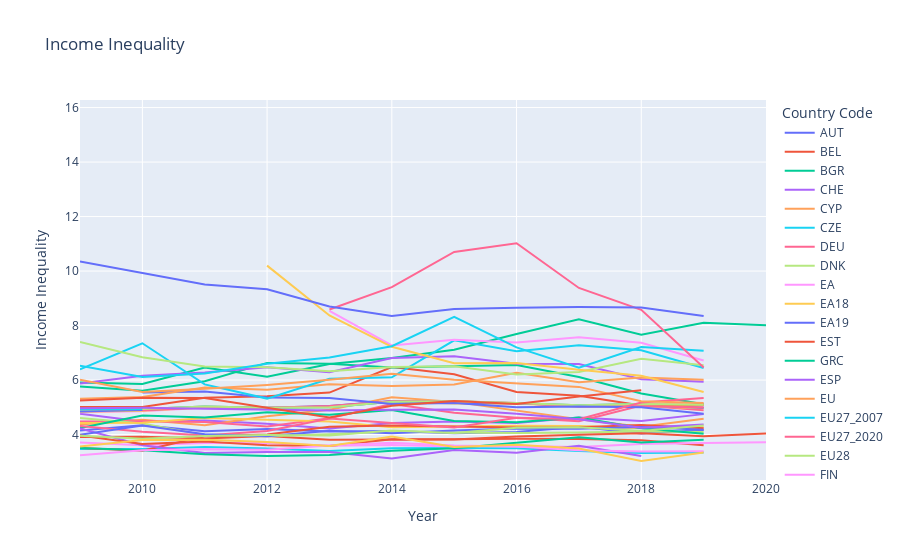

Notebook cell for this chart:
### Code cell
# line graph for incomne inequality of all countries

fig = px.line(df, x="Year", y="Income Inequality", title='Income Inequality', color="Country Code")
fig.show()

### Figure 1 — Plotly figure (JSON) as saved in the notebook; plotly's stock layout.template omitted (floating-point values rounded to 4 significant figures)
{"data": [{"hovertemplate": "Country Code=AUT<br>Year=%{x}<br>Income Inequality=%{y}<extra></extra>", "legendgroup": "AUT", "line": {"color": "#636efa", "dash": "solid"}, "mode": "lines", "name": "AUT", "orientation": "v", "showlegend": true, "type": "scatter", "x": [2009, 2010, 2011, 2012, 2013, 2014, 2015, 2016, 2017, 2018, 2019, 2020], "xaxis": "x", "y": [4.15, 4.34, 4.12, 4.2, 4.11, 4.13, 4.05, 4.09, 4.29, 4.04, 4.17, null], "yaxis": "y"}, {"hovertemplate": "Country Code=BEL<br>Year=%{x}<br>Income Inequality=%{y}<extra></extra>", "legendgroup": "BEL", "line": {"color": "#EF553B", "dash": "solid"}, "mode": "lines", "name": "BEL", "orientation": "v", "showlegend": true, "type": "scatter", "x": [2009, 2010, 2011, 2012, 2013, 2014, 2015, 2016, 2017, 2018, 2019, 2020], "xaxis": "x", "y": [3.91, 3.92, 3.86, 3.95, 3.81, 3.81, 3.83, 3.85, 3.84, 3.79, 3.61, null], "yaxis": "y"}, {"hovertemplate": "Country Code=BGR<br>Year=%{x}<br>Income Inequality=%{y}<extra></extra>", "legendgroup": "BGR", "line": {"color": "#00cc96", "dash": "solid"}, "mode": "lines", "name": "BGR", "orientation": "v", "showlegend": true, "type": "scatter", "x": [2009, 2010, 2011, 2012, 2013, 2014, 2015, 2016, 2017, 2018, 2019, 2020], "xaxis": "x", "y": [5.91, 5.86, 6.46, 6.12, 6.59, 6.81, 7.11, 7.69, 8.23, 7.66, 8.1, 8.01], "yaxis": "y"}, {"hovertemplate": "Country Code=CHE<br>Year=%{x}<br>Income Inequality=%{y}<extra></extra>", "legendgroup": "CHE", "line": {"color": "#ab63fa", "dash": "solid"}, "mode": "lines", "name": "CHE", "orientation": "v", "showlegend": true, "type": "scatter", "x": [2009, 2010, 2011, 2012, 2013, 2014, 2015, 2016, 2017, 2018, 2019, 2020], "xaxis": "x", "y": [4.76, 4.48, 4.52, 4.4, 4.22, 4.42, 4.48, 4.42, 4.63, 4.5, 4.75, null], "yaxis": "y"}, {"hovertemplate": "Country Code=CYP<br>Year=%{x}<br>Income Inequality=%{y}<extra></extra>", "legendgroup": "CYP", "line": {"color": "#FFA15A", "dash": "solid"}, "mode": "lines", "name": "CYP", "orientation": "v", "showlegend": true, "type": "scatter", "x": [2009, 2010, 2011, 2012, 2013, 2014, 2015, 2016, 2017, 2018, 2019, 2020], "xaxis": "x", "y": [4.37, 4.54, 4.34, 4.67, 4.91, 5.37, 5.2, 4.88, 4.56, 4.29, 4.58, null], "yaxis": "y"}, {"hovertemplate": "Country Code=CZE<br>Year=%{x}<br>Income Inequality=%{y}<extra></extra>", "legendgroup": "CZE", "line": {"color": "#19d3f3", "dash": "solid"}, "mode": "lines", "name": "CZE", "orientation": "v", "showlegend": true, "type": "scatter", "x": [2009, 2010, 2011, 2012, 2013, 2014, 2015, 2016, 2017, 2018, 2019, 2020], "xaxis": "x", "y": [3.47, 3.47, 3.54, 3.49, 3.4, 3.5, 3.51, 3.5, 3.4, 3.32, 3.34, null], "yaxis": "y"}, {"hovertemplate": "Country Code=DEU<br>Year=%{x}<br>Income Inequality=%{y}<extra></extra>", "legendgroup": "DEU", "line": {"color": "#FF6692", "dash": "solid"}, "mode": "lines", "name": "DEU", "orientation": "v", "showlegend": true, "type": "scatter", "x": [2009, 2010, 2011, 2012, 2013, 2014, 2015, 2016, 2017, 2018, 2019, 2020], "xaxis": "x", "y": [4.48, 4.49, 4.46, 4.3, 4.6, 5.12, 4.8, 4.62, 4.49, 5.07, 4.89, null], "yaxis": "y"}, {"hovertemplate": "Country Code=DNK<br>Year=%{x}<br>Income Inequality=%{y}<extra></extra>", "legendgroup": "DNK", "line": {"color": "#B6E880", "dash": "solid"}, "mode": "lines", "name": "DNK", "orientation": "v", "showlegend": true, "type": "scatter", "x": [2009, 2010, 2011, 2012, 2013, 2014, 2015, 2016, 2017, 2018, 2019, 2020], "xaxis": "x", "y": [4.61, 4.41, 3.98, 3.94, 4.01, 4.12, 4.08, 4.06, 4.08, 4.11, 4.09, null], "yaxis": "y"}, {"hovertemplate": "Country Code=EA<br>Year=%{x}<br>Income Inequality=%{y}<extra></extra>", "legendgroup": "EA", "line": {"color": "#FF97FF", "dash": "solid"}, "mode": "lines", "name": "EA", "orientation": "v", "showlegend": true, "type": "scatter", "x": [2009, 2010, 2011, 2012, 2013, 2014, 2015, 2016, 2017, 2018, 2019, 2020], "xaxis": "x", "y": [4.82, 4.86, 4.98, 4.97, 5.04, 5.22, 5.16, 5.15, 5.05, 5.07, 4.98, null], "yaxis": "y"}, {"hovertemplate": "Country Code=EA18<br>Year=%{x}<br>Income Inequality=%{y}<extra></extra>", "legendgroup": "EA18", "line": {"color": "#FECB52", "dash": "solid"}, "mode": "lines", "name": "EA18", "orientation": "v", "showlegend": true, "type": "scatter", "x": [2009, 2010, 2011, 2012, 2013, 2014, 2015, 2016, 2017, 2018, 2019, 2020], "xaxis": "x", "y": [4.84, 4.87, 4.99, 4.97, 5.04, 5.22, 5.14, 5.14, 5.03, 5.05, 4.97, null], "yaxis": "y"}, {"hovertemplate": "Country Code=EA19<br>Year=%{x}<br>Income Inequality=%{y}<extra></extra>", "legendgroup": "EA19", "line": {"color": "#636efa", "dash": "solid"}, "mode": "lines", "name": "EA19", "orientation": "v", "showlegend": true, "type": "scatter", "x": [2009, 2010, 2011, 2012, 2013, 2014, 2015, 2016, 2017, 2018, 2019, 2020], "xaxis": "x", "y": [4.85, 4.9, 5, 4.98, 5.05, 5.23, 5.16, 5.15, 5.05, 5.07, 4.98, null], "yaxis": "y"}, {"hovertemplate": "Country Code=EST<br>Year=%{x}<br>Income Inequality=%{y}<extra></extra>", "legendgroup": "EST", "line": {"color": "#EF553B", "dash": "solid"}, "mode": "lines", "name": "EST", "orientation": "v", "showlegend": true, "type": "scatter", "x": [2009, 2010, 2011, 2012, 2013, 2014, 2015, 2016, 2017, 2018, 2019, 2020], "xaxis": "x", "y": [5.01, 5.01, 5.35, 5.41, 5.54, 6.48, 6.21, 5.56, 5.42, 5.07, 5.08, null], "yaxis": "y"}, {"hovertemplate": "Country Code=GRC<br>Year=%{x}<br>Income Inequality=%{y}<extra></extra>", "legendgroup": "GRC", "line": {"color": "#00cc96", "dash": "solid"}, "mode": "lines", "name": "GRC", "orientation": "v", "showlegend": true, "type": "scatter", "x": [2009, 2010, 2011, 2012, 2013, 2014, 2015, 2016, 2017, 2018, 2019, 2020], "xaxis": "x", "y": [5.76, 5.61, 5.96, 6.63, 6.6, 6.46, 6.51, 6.55, 6.11, 5.51, 5.11, null], "yaxis": "y"}, {"hovertemplate": "Country Code=ESP<br>Year=%{x}<br>Income Inequality=%{y}<extra></extra>", "legendgroup": "ESP", "line": {"color": "#ab63fa", "dash": "solid"}, "mode": "lines", "name": "ESP", "orientation": "v", "showlegend": true, "type": "scatter", "x": [2009, 2010, 2011, 2012, 2013, 2014, 2015, 2016, 2017, 2018, 2019, 2020], "xaxis": "x", "y": [5.87, 6.16, 6.28, 6.47, 6.29, 6.81, 6.87, 6.6, 6.59, 6.03, 5.94, null], "yaxis": "y"}, {"hovertemplate": "Country Code=EU<br>Year=%{x}<br>Income Inequality=%{y}<extra></extra>", "legendgroup": "EU", "line": {"color": "#FFA15A", "dash": "solid"}, "mode": "lines", "name": "EU", "orientation": "v", "showlegend": true, "type": "scatter", "x": [2009, 2010, 2011, 2012, 2013, 2014, 2015, 2016, 2017, 2018, 2019, 2020], "xaxis": "x", "y": [4.92, 4.94, 5.03, 4.98, 5, 5.2, 5.22, 5.16, 5.08, 5.12, 5.09, null], "yaxis": "y"}, {"hovertemplate": "Country Code=EU27_2007<br>Year=%{x}<br>Income Inequality=%{y}<extra></extra>", "legendgroup": "EU27_2007", "line": {"color": "#19d3f3", "dash": "solid"}, "mode": "lines", "name": "EU27_2007", "orientation": "v", "showlegend": true, "type": "scatter", "x": [2009, 2010, 2011, 2012, 2013, 2014, 2015, 2016, 2017, 2018, 2019, 2020], "xaxis": "x", "y": [4.92, 4.94, 5.03, 4.98, 5, 5.2, 5.22, 5.16, 5.08, 5.12, null, null], "yaxis": "y"}, {"hovertemplate": "Country Code=EU27_2020<br>Year=%{x}<br>Income Inequality=%{y}<extra></extra>", "legendgroup": "EU27_2020", "line": {"color": "#FF6692", "dash": "solid"}, "mode": "lines", "name": "EU27_2020", "orientation": "v", "showlegend": true, "type": "scatter", "x": [2009, 2010, 2011, 2012, 2013, 2014, 2015, 2016, 2017, 2018, 2019, 2020], "xaxis": "x", "y": [null, 4.89, 4.99, 4.98, 5.05, 5.22, 5.22, 5.16, 5.03, 5.05, 4.99, null], "yaxis": "y"}, {"hovertemplate": "Country Code=EU28<br>Year=%{x}<br>Income Inequality=%{y}<extra></extra>", "legendgroup": "EU28", "line": {"color": "#B6E880", "dash": "solid"}, "mode": "lines", "name": "EU28", "orientation": "v", "showlegend": true, "type": "scatter", "x": [2009, 2010, 2011, 2012, 2013, 2014, 2015, 2016, 2017, 2018, 2019, 2020], "xaxis": "x", "y": [null, 4.94, 5.03, 4.98, 5, 5.2, 5.22, 5.16, 5.08, 5.12, 5.09, null], "yaxis": "y"}, {"hovertemplate": "Country Code=FIN<br>Year=%{x}<br>Income Inequality=%{y}<extra></extra>", "legendgroup": "FIN", "line": {"color": "#FF97FF", "dash": "solid"}, "mode": "lines", "name": "FIN", "orientation": "v", "showlegend": true, "type": "scatter", "x": [2009, 2010, 2011, 2012, 2013, 2014, 2015, 2016, 2017, 2018, 2019, 2020], "xaxis": "x", "y": [3.71, 3.61, 3.69, 3.69, 3.59, 3.62, 3.56, 3.58, 3.54, 3.65, 3.69, 3.72], "yaxis": "y"}, {"hovertemplate": "Country Code=FRA<br>Year=%{x}<br>Income Inequality=%{y}<extra></extra>", "legendgroup": "FRA", "line": {"color": "#FECB52", "dash": "solid"}, "mode": "lines", "name": "FRA", "orientation": "v", "showlegend": true, "type": "scatter", "x": [2009, 2010, 2011, 2012, 2013, 2014, 2015, 2016, 2017, 2018, 2019, 2020], "xaxis": "x", "y": [4.42, 4.43, 4.61, 4.54, 4.48, 4.27, 4.29, 4.32, 4.31, 4.23, 4.27, null], "yaxis": "y"}, {"hovertemplate": "Country Code=HRV<br>Year=%{x}<br>Income Inequality=%{y}<extra></extra>", "legendgroup": "HRV", "line": {"color": "#636efa", "dash": "solid"}, "mode": "lines", "name": "HRV", "orientation": "v", "showlegend": true, "type": "scatter", "x": [2009, 2010, 2011, 2012, 2013, 2014, 2015, 2016, 2017, 2018, 2019, 2020], "xaxis": "x", "y": [null, 5.54, 5.58, 5.36, 5.34, 5.12, 5.16, 5, 5.03, 5, 4.76, null], "yaxis": "y"}, {"hovertemplate": "Country Code=HUN<br>Year=%{x}<br>Income Inequality=%{y}<extra></extra>", "legendgroup": "HUN", "line": {"color": "#EF553B", "dash": "solid"}, "mode": "lines", "name": "HUN", "orientation": "v", "showlegend": true, "type": "scatter", "x": [2009, 2010, 2011, 2012, 2013, 2014, 2015, 2016, 2017, 2018, 2019, 2020], "xaxis": "x", "y": [3.51, 3.41, 3.94, 4, 4.29, 4.33, 4.3, 4.26, 4.27, 4.35, 4.23, null], "yaxis": "y"}, {"hovertemplate": "Country Code=IRL<br>Year=%{x}<br>Income Inequality=%{y}<extra></extra>", "legendgroup": "IRL", "line": {"color": "#00cc96", "dash": "solid"}, "mode": "lines", "name": "IRL", "orientation": "v", "showlegend": true, "type": "scatter", "x": [2009, 2010, 2011, 2012, 2013, 2014, 2015, 2016, 2017, 2018, 2019, 2020], "xaxis": "x", "y": [4.24, 4.7, 4.63, 4.82, 4.73, 4.9, 4.5, 4.45, 4.63, 4.23, 4.03, null], "yaxis": "y"}, {"hovertemplate": "Country Code=ISL<br>Year=%{x}<br>Income Inequality=%{y}<extra></extra>", "legendgroup": "ISL", "line": {"color": "#ab63fa", "dash": "solid"}, "mode": "lines", "name": "ISL", "orientation": "v", "showlegend": true, "type": "scatter", "x": [2009, 2010, 2011, 2012, 2013, 2014, 2015, 2016, 2017, 2018, 2019, 2020], "xaxis": "x", "y": [4.22, 3.61, 3.32, 3.36, 3.36, 3.12, 3.43, 3.33, 3.59, 3.21, null, null], "yaxis": "y"}, {"hovertemplate": "Country Code=ITA<br>Year=%{x}<br>Income Inequality=%{y}<extra></extra>", "legendgroup": "ITA", "line": {"color": "#FFA15A", "dash": "solid"}, "mode": "lines", "name": "ITA", "orientation": "v", "showlegend": true, "type": "scatter", "x": [2009, 2010, 2011, 2012, 2013, 2014, 2015, 2016, 2017, 2018, 2019, 2020], "xaxis": "x", "y": [5.31, 5.38, 5.73, 5.64, 5.85, 5.78, 5.84, 6.27, 5.92, 6.09, 6.01, null], "yaxis": "y"}, {"hovertemplate": "Country Code=LTU<br>Year=%{x}<br>Income Inequality=%{y}<extra></extra>", "legendgroup": "LTU", "line": {"color": "#19d3f3", "dash": "solid"}, "mode": "lines", "name": "LTU", "orientation": "v", "showlegend": true, "type": "scatter", "x": [2009, 2010, 2011, 2012, 2013, 2014, 2015, 2016, 2017, 2018, 2019, 2020], "xaxis": "x", "y": [6.39, 7.35, 5.84, 5.32, 6.05, 6.1, 7.46, 7.06, 7.28, 7.09, 6.44, null], "yaxis": "y"}, {"hovertemplate": "Country Code=LUX<br>Year=%{x}<br>Income Inequality=%{y}<extra></extra>", "legendgroup": "LUX", "line": {"color": "#FF6692", "dash": "solid"}, "mode": "lines", "name": "LUX", "orientation": "v", "showlegend": true, "type": "scatter", "x": [2009, 2010, 2011, 2012, 2013, 2014, 2015, 2016, 2017, 2018, 2019, 2020], "xaxis": "x", "y": [4.31, 4.1, 3.97, 4.13, 4.59, 4.42, 4.26, 4.62, 4.56, 5.18, 5.34, null], "yaxis": "y"}, {"hovertemplate": "Country Code=LVA<br>Year=%{x}<br>Income Inequality=%{y}<extra></extra>", "legendgroup": "LVA", "line": {"color": "#B6E880", "dash": "solid"}, "mode": "lines", "name": "LVA", "orientation": "v", "showlegend": true, "type": "scatter", "x": [2009, 2010, 2011, 2012, 2013, 2014, 2015, 2016, 2017, 2018, 2019, 2020], "xaxis": "x", "y": [7.4, 6.84, 6.5, 6.47, 6.32, 6.48, 6.51, 6.2, 6.3, 6.78, 6.54, null], "yaxis": "y"}, {"hovertemplate": "Country Code=MNE<br>Year=%{x}<br>Income Inequality=%{y}<extra></extra>", "legendgroup": "MNE", "line": {"color": "#FF97FF", "dash": "solid"}, "mode": "lines", "name": "MNE", "orientation": "v", "showlegend": true, "type": "scatter", "x": [2009, 2010, 2011, 2012, 2013, 2014, 2015, 2016, 2017, 2018, 2019, 2020], "xaxis": "x", "y": [null, null, null, null, 8.54, 7.27, 7.48, 7.38, 7.57, 7.37, 6.72, null], "yaxis": "y"}, {"hovertemplate": "Country Code=MKD<br>Year=%{x}<br>Income Inequality=%{y}<extra></extra>", "legendgroup": "MKD", "line": {"color": "#FECB52", "dash": "solid"}, "mode": "lines", "name": "MKD", "orientation": "v", "showlegend": true, "type": "scatter", "x": [2009, 2010, 2011, 2012, 2013, 2014, 2015, 2016, 2017, 2018, 2019, 2020], "xaxis": "x", "y": [null, null, null, 10.2, 8.37, 7.22, 6.62, 6.63, 6.38, 6.16, 5.56, null], "yaxis": "y"}, {"hovertemplate": "Country Code=MLT<br>Year=%{x}<br>Income Inequality=%{y}<extra></extra>", "legendgroup": "MLT", "line": {"color": "#636efa", "dash": "solid"}, "mode": "lines", "name": "MLT", "orientation": "v", "showlegend": true, "type": "scatter", "x": [2009, 2010, 2011, 2012, 2013, 2014, 2015, 2016, 2017, 2018, 2019, 2020], "xaxis": "x", "y": [3.99, 4.33, 4.01, 3.94, 4.14, 4.05, 4.15, 4.22, 4.21, 4.28, 4.18, null], "yaxis": "y"}, {"hovertemplate": "Country Code=NLD<br>Year=%{x}<br>Income Inequality=%{y}<extra></extra>", "legendgroup": "NLD", "line": {"color": "#EF553B", "dash": "solid"}, "mode": "lines", "name": "NLD", "orientation": "v", "showlegend": true, "type": "scatter", "x": [2009, 2010, 2011, 2012, 2013, 2014, 2015, 2016, 2017, 2018, 2019, 2020], "xaxis": "x", "y": [3.97, 3.65, 3.75, 3.61, 3.58, 3.83, 3.82, 3.93, 3.99, 4.05, 3.94, 4.04], "yaxis": "y"}, {"hovertemplate": "Country Code=NOR<br>Year=%{x}<br>Income Inequality=%{y}<extra></extra>", "legendgroup": "NOR", "line": {"color": "#00cc96", "dash": "solid"}, "mode": "lines", "name": "NOR", "orientation": "v", "showlegend": true, "type": "scatter", "x": [2009, 2010, 2011, 2012, 2013, 2014, 2015, 2016, 2017, 2018, 2019, 2020], "xaxis": "x", "y": [3.51, 3.42, 3.28, 3.21, 3.25, 3.41, 3.5, 3.69, 3.9, 3.71, 3.81, null], "yaxis": "y"}, {"hovertemplate": "Country Code=POL<br>Year=%{x}<br>Income Inequality=%{y}<extra></extra>", "legendgroup": "POL", "line": {"color": "#ab63fa", "dash": "solid"}, "mode": "lines", "name": "POL", "orientation": "v", "showlegend": true, "type": "scatter", "x": [2009, 2010, 2011, 2012, 2013, 2014, 2015, 2016, 2017, 2018, 2019, 2020], "xaxis": "x", "y": [4.97, 4.98, 4.95, 4.92, 4.88, 4.91, 4.92, 4.76, 4.56, 4.25, 4.37, null], "yaxis": "y"}, {"hovertemplate": "Country Code=PRT<br>Year=%{x}<br>Income Inequality=%{y}<extra></extra>", "legendgroup": "PRT", "line": {"color": "#FFA15A", "dash": "solid"}, "mode": "lines", "name": "PRT", "orientation": "v", "showlegend": true, "type": "scatter", "x": [2009, 2010, 2011, 2012, 2013, 2014, 2015, 2016, 2017, 2018, 2019, 2020], "xaxis": "x", "y": [6.01, 5.56, 5.68, 5.82, 6.01, 6.23, 6.01, 5.88, 5.75, 5.22, 5.16, null], "yaxis": "y"}, {"hovertemplate": "Country Code=ROU<br>Year=%{x}<br>Income Inequality=%{y}<extra></extra>", "legendgroup": "ROU", "line": {"color": "#19d3f3", "dash": "solid"}, "mode": "lines", "name": "ROU", "orientation": "v", "showlegend": true, "type": "scatter", "x": [2009, 2010, 2011, 2012, 2013, 2014, 2015, 2016, 2017, 2018, 2019, 2020], "xaxis": "x", "y": [6.53, 6.11, 6.24, 6.6, 6.83, 7.24, 8.32, 7.2, 6.45, 7.21, 7.08, null], "yaxis": "y"}, {"hovertemplate": "Country Code=SRB<br>Year=%{x}<br>Income Inequality=%{y}<extra></extra>", "legendgroup": "SRB", "line": {"color": "#FF6692", "dash": "solid"}, "mode": "lines", "name": "SRB", "orientation": "v", "showlegend": true, "type": "scatter", "x": [2009, 2010, 2011, 2012, 2013, 2014, 2015, 2016, 2017, 2018, 2019, 2020], "xaxis": "x", "y": [null, null, null, null, 8.59, 9.41, 10.7, 11.02, 9.38, 8.58, 6.46, null], "yaxis": "y"}, {"hovertemplate": "Country Code=SWE<br>Year=%{x}<br>Income Inequality=%{y}<extra></extra>", "legendgroup": "SWE", "line": {"color": "#B6E880", "dash": "solid"}, "mode": "lines", "name": "SWE", "orientation": "v", "showlegend": true, "type": "scatter", "x": [2009, 2010, 2011, 2012, 2013, 2014, 2015, 2016, 2017, 2018, 2019, 2020], "xaxis": "x", "y": [3.96, 3.85, 3.95, 3.98, 3.97, 4.15, 4.06, 4.25, 4.27, 4.13, 4.33, null], "yaxis": "y"}, {"hovertemplate": "Country Code=SVN<br>Year=%{x}<br>Income Inequality=%{y}<extra></extra>", "legendgroup": "SVN", "line": {"color": "#FF97FF", "dash": "solid"}, "mode": "lines", "name": "SVN", "orientation": "v", "showlegend": true, "type": "scatter", "x": [2009, 2010, 2011, 2012, 2013, 2014, 2015, 2016, 2017, 2018, 2019, 2020], "xaxis": "x", "y": [3.24, 3.42, 3.46, 3.44, 3.6, 3.7, 3.6, 3.56, 3.42, 3.38, 3.39, null], "yaxis": "y"}, {"hovertemplate": "Country Code=SVK<br>Year=%{x}<br>Income Inequality=%{y}<extra></extra>", "legendgroup": "SVK", "line": {"color": "#FECB52", "dash": "solid"}, "mode": "lines", "name": "SVK", "orientation": "v", "showlegend": true, "type": "scatter", "x": [2009, 2010, 2011, 2012, 2013, 2014, 2015, 2016, 2017, 2018, 2019, 2020], "xaxis": "x", "y": [3.56, 3.8, 3.81, 3.73, 3.58, 3.93, 3.54, 3.63, 3.49, 3.03, 3.34, null], "yaxis": "y"}, {"hovertemplate": "Country Code=TUR<br>Year=%{x}<br>Income Inequality=%{y}<extra></extra>", "legendgroup": "TUR", "line": {"color": "#636efa", "dash": "solid"}, "mode": "lines", "name": "TUR", "orientation": "v", "showlegend": true, "type": "scatter", "x": [2009, 2010, 2011, 2012, 2013, 2014, 2015, 2016, 2017, 2018, 2019, 2020], "xaxis": "x", "y": [10.35, 9.93, 9.51, 9.33, 8.7, 8.35, 8.61, 8.65, 8.68, 8.66, 8.35, null], "yaxis": "y"}, {"hovertemplate": "Country Code=GBR<br>Year=%{x}<br>Income Inequality=%{y}<extra></extra>", "legendgroup": "GBR", "line": {"color": "#EF553B", "dash": "solid"}, "mode": "lines", "name": "GBR", "orientation": "v", "showlegend": true, "type": "scatter", "x": [2009, 2010, 2011, 2012, 2013, 2014, 2015, 2016, 2017, 2018, 2019, 2020], "xaxis": "x", "y": [5.25, 5.35, 5.34, 4.98, 4.63, 5.06, 5.23, 5.12, 5.4, 5.63, null, null], "yaxis": "y"}, {"hovertemplate": "Country Code=XKX<br>Year=%{x}<br>Income Inequality=%{y}<extra></extra>", "legendgroup": "XKX", "line": {"color": "#00cc96", "dash": "solid"}, "mode": "lines", "name": "XKX", "orientation": "v", "showlegend": true, "type": "scatter", "x": [2009, 2010, 2011, 2012, 2013, 2014, 2015, 2016, 2017, 2018, 2019, 2020], "xaxis": "x", "y": [null, null, null, null, null, null, null, null, null, 15.58, null, null], "yaxis": "y"}], "layout": {"legend": {"title": {"text": "Country Code"}, "tracegroupgap": 0}, "title": {"text": "Income Inequality"}, "xaxis": {"anchor": "y", "domain": [0, 1], "title": {"text": "Year"}}, "yaxis": {"anchor": "x", "domain": [0, 1], "title": {"text": "Income Inequality"}}}}
